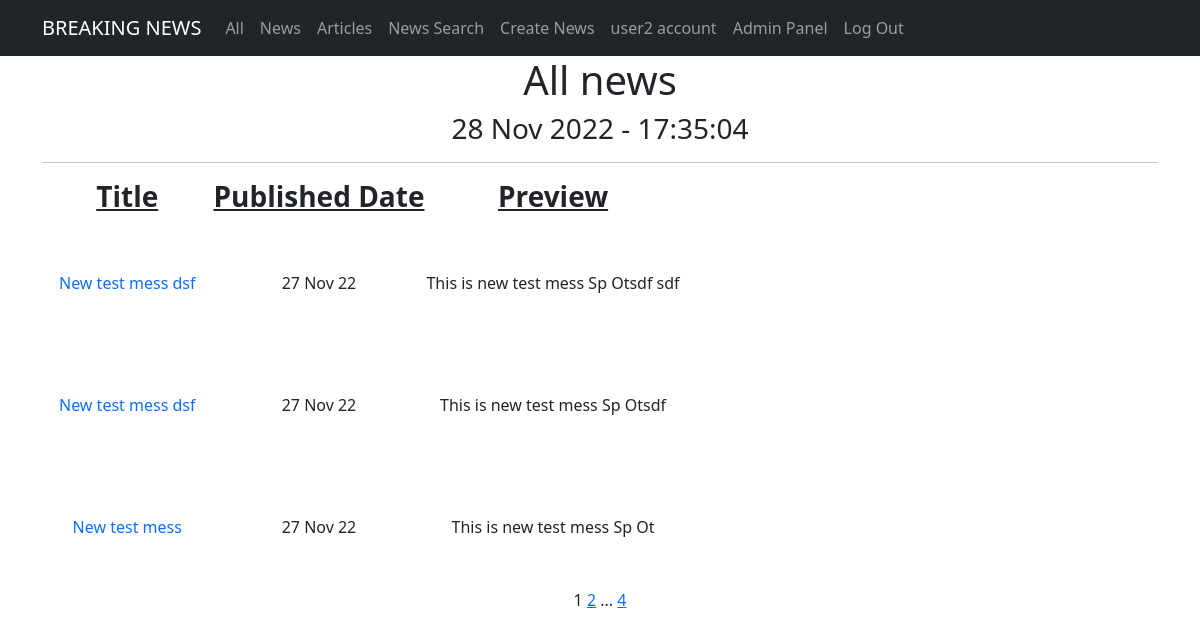
The app's page /news/ (signed in) with its own data.
### newsportal/models.py (models this page shows, shortened)
class Post(models.Model):
    author = models.ForeignKey(Author, on_delete=models.CASCADE)
    type = models.CharField(max_length=2, choices=TYPES, default=news)
    published_date = models.DateTimeField(auto_now_add=True)
    post_title = models.CharField(max_length=100)
    post_text = models.TextField()
    category = models.ManyToManyField(Category, through="PostCategory")
    post_rating = models.IntegerField(default=0)

### newsportal/views.py (the view)
# urls.py: path('', NewsList.as_view(), name='news_list'),
class NewsList(PostsList):
    template_name = 'news.html'
    def get_queryset(self):
        queryset = super().get_queryset()
        self.filterset = PostFilter(self.request.GET, queryset)
        return self.filterset.qs.filter(type="NW")

### newsportal/templatetags/custom_filters.py (called while the page is built)
@register.filter()
def censor(text):
    if isinstance(text, str):
        wordstocensor = ['fool', 'death', 'suffer']
        text = re.split('(\W+)', text)
        for i, j in enumerate(text):
            for k in wordstocensor:
                if k in j.lower():
                    text[i] = text[i][0] + '*'*(len(text[i]) - 1)
        return ''.join(text)
    else:
        raise Exception("This filter is applicable only to the <class 'str'>")

### newsportal/templatetags/custom_tags.py (called while the page is built)
@register.simple_tag()
def current_time(format_string='%d %b %Y - %H:%M:%S'):
    return datetime.now().astimezone().strftime(format_string)

@register.simple_tag(takes_context=True)
def url_replace(context, **kwargs):
   d = context['request'].GET.copy()
   for k, v in kwargs.items():
       d[k] = v
   return d.urlencode()

### newsportal/views.py (called while the page is built)
    def get_queryset(self):
        queryset = super().get_queryset()
        self.filterset = PostFilter(self.request.GET, queryset)
        return self.filterset.qs

    def get_context_data(self, **kwargs):
        context = super().get_context_data(**kwargs)
        context['filterset'] = self.filterset
        return context

### templates/news.html (shortened to what this page needs)
<!DOCTYPE html>
{% extends 'posts.html' %}
{% load custom_filters %}
{% load custom_tags %}
{% block content2 %}
<li class="nav-item">
  <a class="nav-link" href="/news/search/">News Search</a>
</li>
<li class="nav-item">
  <a class="nav-link" href="/news/create/">Create News</a>
</li>
{% endblock content2 %}
{% block content %}
<h1>All news</h1>
<h3>{% current_time '%d %b %Y - %H:%M:%S' %}</h3>
<hr>
   {% if posts %}
       <table>
           <tr>
               <td><h3><span style="text-decoration: underline;"><strong>Title</strong></span></h3></td>
               <td><h3><span style="text-decoration: underline;"><strong>Published Date</strong></span></h3></td>
               <td><h3><span style="text-decoration: underline;"><strong>Preview</strong></span></h3></td>
           </tr>
           {% for post in posts %}
           <tr>
               <td><a class="nav-link" href="/news/{{post.pk}}">{{ post.post_title|censor }}</a></td>
               <td>{{ post.published_date|date:'d M y' }}</td>
               <td>{{ post.post_text|truncatewords:20|censor }}</td>
               <td><p>&nbsp;</p><p>&nbsp;</p><p>&nbsp;</p></td>
           </tr>
           {% endfor %}
       </table>
   {% else %}
       <h2>Nothing here</h2>
   {% endif %}
{% endblock content %}

### templates/flatpages/default.html (shortened to what this page needs)
<!DOCTYPE html>
<html lang="en">
    <head>
        {% load static %}
        <link href="{% static 'css/styles.css' %}" rel="stylesheet" />
    </head>
    <body>
        <nav class="navbar navbar-expand-lg navbar-dark bg-dark static-top">
            <div class="container">
                <a class="navbar-brand" href="#">BREAKING NEWS</a>
                <div class="collapse navbar-collapse" id="navbarResponsive">
                    <ul class="navbar-nav ml-auto">
                        {% block view %}
                        <li class="nav-item active">
                            <a class="nav-link" href="/">All</a>
                        </li>
                        <li class="nav-item">
                            <a class="nav-link" href="/news/">News</a>
                        </li>
                        <li class="nav-item">
                            <a class="nav-link" href="/articles/">Articles</a>
                        </li>
                        {% endblock view %}
                        {% block content2 %}
                        {% endblock content2 %}
                        {% block account %}
                        <li class="nav-item">
                            <a class="nav-link" href="/account/">{{ request.user.username }} account</a>
                        </li>
                        {% endblock account %}
                        <li class="nav-item">
                            <a class="nav-link" href="/admin/">Admin Panel</a>
                        </li>
                        {% block blogout %}
                        <li class="nav-item">
                            <a class="nav-link" href="/sign/logout/">Log Out</a>
                        </li>
                        {% endblock blogout %}
                    </ul>
                </div>
            </div>
        </nav>
        <div class="container">
            <div class="row">
                <div class="col-lg-12 text-center">
                    {% block content %}{% endblock content %}
                    {% block content3 %}
                    {% endblock content3 %}
                </div>
            </div>
        </div>
    </body>
</html>

### records on screen
Post: post_title|censor "New test mess dsf", published_date "27 Nov 22", post_text|censor "This is new test mess Sp Otsdf sdf"
Post: post_title|censor "New test mess dsf", published_date "27 Nov 22", post_text|censor "This is new test mess Sp Otsdf"
Post: post_title|censor "New test mess", published_date "27 Nov 22", post_text|censor "This is new test mess Sp Ot"

### other values on screen
{{ request.user.username }} "user2"
{{ page_obj.number }} "1"
{{ page_obj.next_page_number }} "2"
{{ page_obj.paginator.num_pages }} "4"
